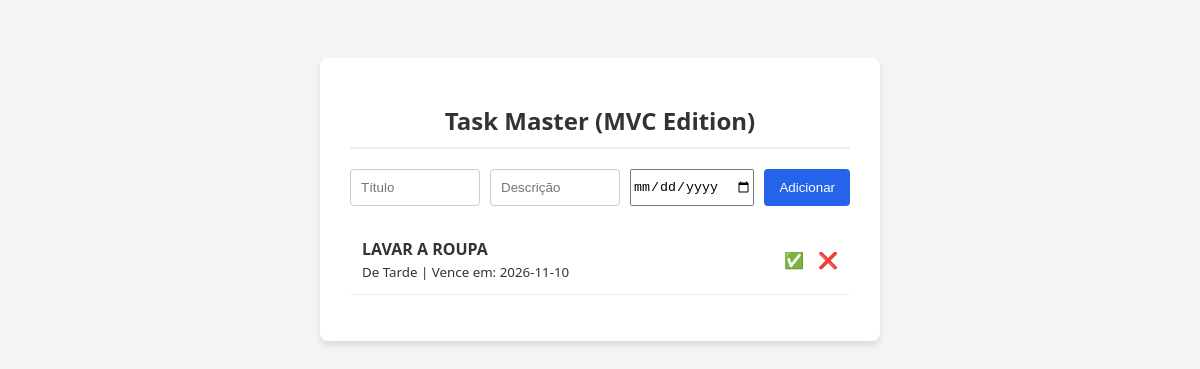
Before: / with the older database file.
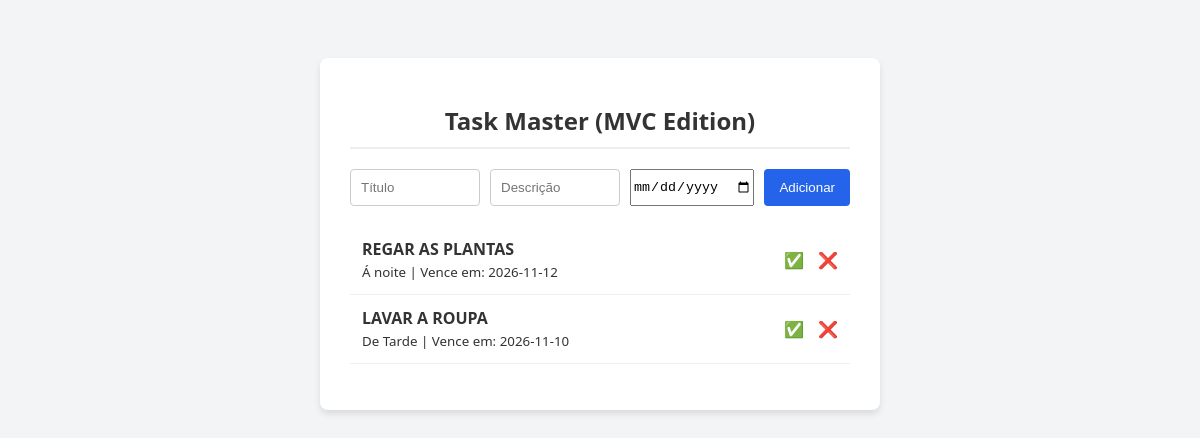
After: the same page with the newer database file.
### tables this page shows
CREATE TABLE tasks (
    id INT AUTO_INCREMENT PRIMARY KEY,
    title VARCHAR(255) NOT NULL,
    description TEXT,
    due_date DATE NOT NULL,
    done TINYINT(1) DEFAULT 0
);

### src/view/TaskHtmlView.php (called while the page is built, shortened)
<?php
class TaskHtmlView implements TaskViewInterface {
    public function displayTasks(array $tasks) {
        require __DIR__ . '/list.php';
    }
}
?>

### src/presenter/TaskPresenter.php (called while the page is built, shortened)
<?php
class TaskPresenter {
    private $model;
    private $view;
    public function __construct(Task $model, TaskViewInterface $view) {
        $this->model = $model;
        $this->view = $view;
    }
    public function index() {
        try {
            $tasks = $this->model->getAll();
            $this->view->displayTasks($tasks);
        } catch (Exception $e) {
            $this->view->showError($e->getMessage());
        }
    }
}
?>

### src/model/Task.php (called while the page is built, shortened)
<?php
class Task {
    private $pdo;
    public function __construct(PDO $pdo) {
        $this->pdo = $pdo;
    }
    public function getAll() {
        $stmt = $this->pdo->query("SELECT * FROM tasks ORDER BY id DESC");
        return $stmt->fetchAll(PDO::FETCH_ASSOC);
    }
}
?>

### src/view/list.php (the view, shortened to what this page needs)
<!DOCTYPE html>
<html lang="pt-BR">
<head>
</head>
<body>
<div class="container">
    <h1>Task Master (MVC Edition)</h1>
    <form method="POST" action="index.php?action=create" class="form-group">
        <input type="text" name="title" placeholder="Título" required>
        <input type="text" name="description" placeholder="Descrição">
        <input type="date" name="due_date" required>
        <button type="submit">Adicionar</button>
    </form>
    <ul>
        <?php foreach ($tasks as $task): ?>
            <li class="<?php echo $task['done'] ? 'done' : ''; ?>">
                <div>
                    <strong><?php echo htmlspecialchars($task['title']); ?></strong><br>
                    <small><?php echo htmlspecialchars($task['description']); ?> | Vence em: <?php echo $task['due_date']; ?></small>
                </div>
                <div class="actions">
                    <?php if (!$task['done']): ?>
                        <a href="index.php?action=complete&id=<?php echo $task['id']; ?>">✅</a>
                    <?php endif; ?>
                    <a href="index.php?action=delete&id=<?php echo $task['id']; ?>">❌</a>
                </div>
            </li>
        <?php endforeach; ?>
    </ul>
</div>
</body>
</html>

### index.php (shortened to what this page needs)
<?php
$pdo = new PDO('sqlite:' . __DIR__ . '/tasks.sqlite');
$pdo->setAttribute(PDO::ATTR_ERRMODE, PDO::ERRMODE_EXCEPTION);
$model = new Task($pdo);
$view = new TaskHtmlView();
$presenter = new TaskPresenter($model, $view);
$action = $_GET['action'] ?? 'index';
if ($action === 'create') {
    $presenter->create($_POST['title'] ?? '', $_POST['description'] ?? '', $_POST['due_date'] ?? '');
} elseif ($action === 'complete') {
    $presenter->complete($_GET['id']);
} elseif ($action === 'delete') {
    $presenter->delete($_GET['id']);
} else {
    $presenter->index();
}
?>

### src/view/list.php (style rules this page uses)
body { font-family: 'Segoe UI', Tahoma, Geneva, Verdana, sans-serif; background-color: #f3f4f6; color: #333; display: flex; justify-content: center; padding-top: 50px; }
.container { background: #fff; padding: 30px; border-radius: 8px; box-shadow: 0 4px 6px rgba(0,0,0,0.1); width: 100%; max-width: 500px; }
h1 { font-size: 1.5rem; text-align: center; border-bottom: 2px solid #eee; padding-bottom: 10px; }
.form-group { display: flex; gap: 10px; margin-top: 20px; margin-bottom: 20px; }
input[type="text"] { flex: 1; padding: 10px; border: 1px solid #ccc; border-radius: 4px; width: 40px; }
button { background: #2563eb; color: white; border: none; padding: 10px 15px; border-radius: 4px; cursor: pointer; }
ul { list-style: none; padding: 0; }
li { display: flex; justify-content: space-between; align-items: center; padding: 12px; border-bottom: 1px solid #eee; }
.actions a { text-decoration: none; margin-left: 10px; cursor: pointer; }

Changed rows visible on the page:
now on one of the page's lists (row edited): tasks: description "De Tarde", due_date "2026-11-10"
changed tasks "De Tarde": title "LAVAR A ROUPA" → "REGAR AS PLANTAS"; description "De Tarde" → "Á noite"; due_date "2026-11-10" → "2026-11-12"
